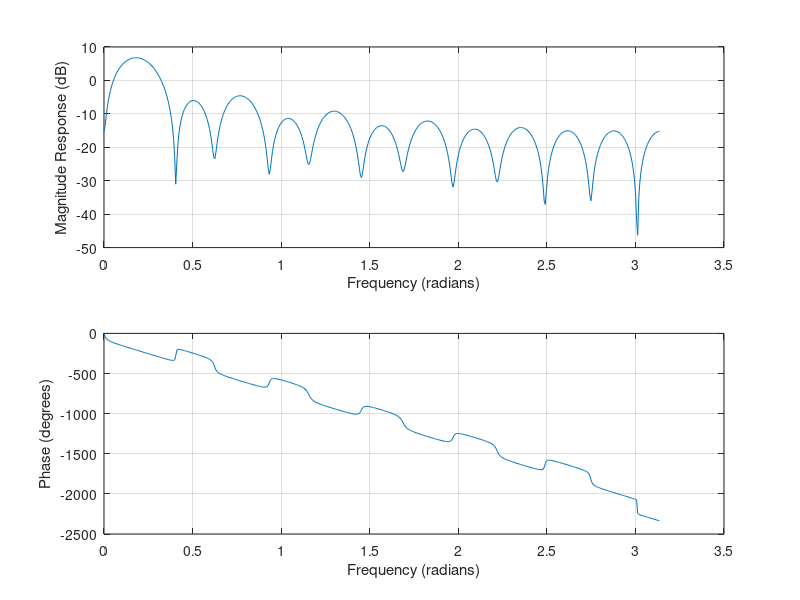

The MATLAB script that drew this image:


Fs = 48000;
a_lc= 238;2
a_hc = 248;

filterLength = 24;

a_ol = 2 * pi * (a_lc/Fs);

a_oh = 2 * pi * (a_hc/Fs);

a_coef = zeros(1,filterLength);

a_coef(round(filterLength/2)) = (a_oh-a_ol)/pi;

for n = round(filterLength/2)+1:filterLength
    
    a_coef(n) = (sin(a_oh*n)/pi*n) - (sin(a_ol*n) / pi*n);

end

for n = 1: round(filterLength/2)-1
   
    a_coef(n) = -a_coef(filterLength-n);
    
end

[hz,w] = freqz(a_coef,[1],512);

phi = 180 * unwrap(angle(hz))/pi;

subplot(2,1,1); plot(w,20*log10(abs(hz))),grid;
xlabel('Frequency (radians)');
ylabel('Magnitude Response (dB)');

subplot(2,1,2); plot(w, phi); grid;
xlabel('Frequency (radians)');
ylabel('Phase (degrees)');

